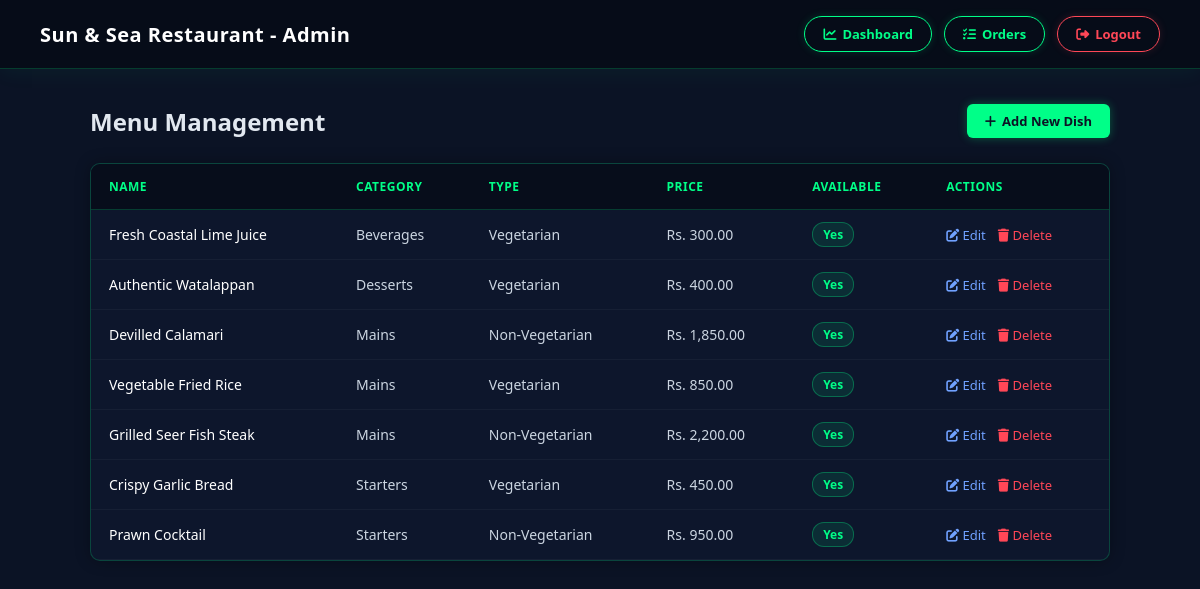
/admin/menu_management.php (signed in), run on the app's committed database.
### tables this page shows
CREATE TABLE IF NOT EXISTS menu_items (
    item_id INT AUTO_INCREMENT PRIMARY KEY,
    category_id INT NOT NULL,
    name VARCHAR(100) NOT NULL,
    description TEXT,
    dietary_type ENUM('Vegetarian','Non-Vegetarian') NOT NULL DEFAULT 'Non-Vegetarian',
    price DECIMAL(10,2) NOT NULL,
    image_url VARCHAR(255) DEFAULT 'default_dish.svg',
    is_available TINYINT(1) DEFAULT 1,
    created_at TIMESTAMP DEFAULT CURRENT_TIMESTAMP,
    FOREIGN KEY (category_id) REFERENCES categories(category_id) ON DELETE CASCADE
);

CREATE TABLE IF NOT EXISTS categories (
    category_id INT AUTO_INCREMENT PRIMARY KEY,
    category_name VARCHAR(50) NOT NULL
);

### admin/menu_management.php (the view, shortened to what this page needs)
<?php
include '../includes/db.php';
$sql = "SELECT m.*, c.category_name FROM menu_items m
        LEFT JOIN categories c ON m.category_id = c.category_id
        WHERE m.is_available = 1
        ORDER BY m.item_id DESC";
$result = mysqli_query($conn, $sql);
?>
<!DOCTYPE html>
<html lang="en">
<head>
    <link rel="stylesheet" href="https://cdnjs.cloudflare.com/ajax/libs/font-awesome/6.4.0/css/all.min.css">
</head>
<body>
    <header class="admin-header">
        <div class="logo-text">Sun & Sea Restaurant - Admin</div>
        <nav class="admin-nav">
            <a href="dashboard.php" class="nav-link nav-btn"><i class="fa-solid fa-chart-line"></i> Dashboard</a>
            <a href="orders.php" class="nav-link nav-btn"><i class="fa-solid fa-list-check"></i> Orders</a>
            <a href="logout.php" class="nav-link nav-btn logout-btn"><i class="fa-solid fa-right-from-bracket"></i> Logout</a>
        </nav>
    </header>
    <div class="dashboard-content">
        <div class="top-bar">
            <h1>Menu Management</h1>
            <a href="add_item.php" class="btn-add"><i class="fa-solid fa-plus"></i> Add New Dish</a>
        </div>
        <div class="table-wrapper">
            <table class="admin-table">
                <thead>
                    <tr>
                        <th>Name</th>
                        <th>Category</th>
                        <th>Type</th>
                        <th>Price</th>
                        <th>Available</th>
                        <th>Actions</th>
                    </tr>
                </thead>
                <tbody>
                    <?php if (mysqli_num_rows($result) > 0): ?>
                        <?php while ($row = mysqli_fetch_assoc($result)) { ?>
                        <tr>
                            <td style="color: #ffffff; font-weight: 500;"><?php echo htmlspecialchars($row['name']); ?></td>
                            <td><?php echo htmlspecialchars($row['category_name'] ?? 'Uncategorized'); ?></td>
                            <td><?php echo htmlspecialchars($row['dietary_type'] ?? '-'); ?></td>
                            <td>Rs. <?php echo number_format($row['price'], 2); ?></td>
                            <td>
                                <span class="badge <?php echo $row['is_available'] ? 'badge-yes' : 'badge-no'; ?>">
                                    <?php echo $row['is_available'] ? 'Yes' : 'No'; ?>
                                </span>
                            </td>
                            <td>
                                <div class="action-btns">
                                    <a href="edit_item.php?id=<?php echo $row['item_id']; ?>" class="btn-edit">
                                        <i class="fa-solid fa-pen-to-square"></i> Edit
                                    </a>
                                    <a href="delete_item.php?id=<?php echo $row['item_id']; ?>" class="btn-delete" onclick="return confirm('Delete this item?')">
                                        <i class="fa-solid fa-trash"></i> Delete
                                    </a>
                                </div>
                            </td>
                        </tr>
                        <?php } ?>
                    <?php else: ?>
                        <tr>
                            <td colspan="6" style="text-align: center; color: #94a3b8; padding: 25px;">No menu items found.</td>
                        </tr>
                    <?php endif; ?>
                </tbody>
            </table>
        </div>
    </div>
</body>
</html>

### admin/menu_management.php (style rules this page uses)
* { margin: 0; padding: 0; box-sizing: border-box; font-family: 'Segoe UI', Tahoma, Geneva, Verdana, sans-serif; }
body { background-color: #0b1325; color: #ffffff; min-height: 100vh; }
.admin-header { background: #060c18; padding: 16px 40px; display: flex; justify-content: space-between; align-items: center; border-bottom: 1px solid rgba(0, 255, 136, 0.2); box-shadow: 0 4px 20px rgba(0, 255, 136, 0.05); }
.admin-header .logo-text { font-size: 20px; font-weight: 700; color: #ffffff; letter-spacing: 0.5px; }
.admin-nav { display: flex; gap: 12px; }
.admin-nav .nav-btn { text-decoration: none; color: #00ff88; padding: 8px 18px; border: 1.5px solid #00ff88; border-radius: 25px; font-weight: 600; font-size: 13px; transition: all 0.3s ease; box-shadow: 0 0 8px rgba(0, 255, 136, 0.15); display: inline-flex; align-items: center; gap: 6px; }
.admin-nav .nav-btn.logout-btn { color: #ff4757; border-color: #ff4757; box-shadow: 0 0 8px rgba(255, 71, 87, 0.15); }
.dashboard-content { padding: 35px 40px; max-width: 1100px; margin: 0 auto; }
.top-bar { display: flex; justify-content: space-between; align-items: center; margin-bottom: 25px; }
.top-bar h1 { font-size: 24px; color: #e2e8f0; font-weight: 600; }
.btn-add { text-decoration: none; color: #0b1325; background: #00ff88; padding: 8px 18px; border-radius: 6px; font-weight: 600; font-size: 13px; transition: all 0.3s ease; box-shadow: 0 0 10px rgba(0, 255, 136, 0.3); display: inline-flex; align-items: center; gap: 6px; }
.table-wrapper { background: rgba(15, 25, 48, 0.7); border: 1px solid rgba(0, 255, 136, 0.2); border-radius: 10px; overflow: hidden; box-shadow: 0 0 15px rgba(0, 0, 0, 0.3); }
.admin-table { width: 100%; border-collapse: collapse; text-align: left; font-size: 14px; }
.admin-table th { background-color: rgba(6, 12, 24, 0.85); color: #00ff88; font-weight: 600; padding: 14px 18px; text-transform: uppercase; font-size: 12px; letter-spacing: 0.5px; border-bottom: 1px solid rgba(0, 255, 136, 0.2); }
.admin-table td { padding: 12px 18px; border-bottom: 1px solid rgba(255, 255, 255, 0.04); color: #cbd5e1; }
.badge { padding: 3px 10px; border-radius: 12px; font-weight: 600; font-size: 12px; display: inline-block; }
.badge-yes { color: #00ff88; background: rgba(0, 255, 136, 0.1); border: 1px solid rgba(0, 255, 136, 0.3); }
.action-btns { display: flex; align-items: center; gap: 12px; }
.btn-edit { color: #70a1ff; text-decoration: none; font-weight: 500; font-size: 13px; transition: color 0.2s; }
.btn-delete { color: #ff4757; text-decoration: none; font-weight: 500; font-size: 13px; transition: color 0.2s; }

### data on the page
menu_items: name "Fresh Coastal Lime Juice", category.category_name "Beverages", dietary_type "Vegetarian", price "300.00", is_available "Yes"
menu_items: name "Authentic Watalappan", category.category_name "Desserts", dietary_type "Vegetarian", price "400.00", is_available "Yes"
menu_items: name "Devilled Calamari", category.category_name "Mains", dietary_type "Non-Vegetarian", price "1,850.00", is_available "Yes"
menu_items: name "Vegetable Fried Rice", category.category_name "Mains", dietary_type "Vegetarian", price "850.00", is_available "Yes"
menu_items: name "Grilled Seer Fish Steak", category.category_name "Mains", dietary_type "Non-Vegetarian", price "2,200.00", is_available "Yes"
menu_items: name "Crispy Garlic Bread", category.category_name "Starters", dietary_type "Vegetarian", price "450.00", is_available "Yes"
menu_items: name "Prawn Cocktail", category.category_name "Starters", dietary_type "Non-Vegetarian", price "950.00", is_available "Yes"
